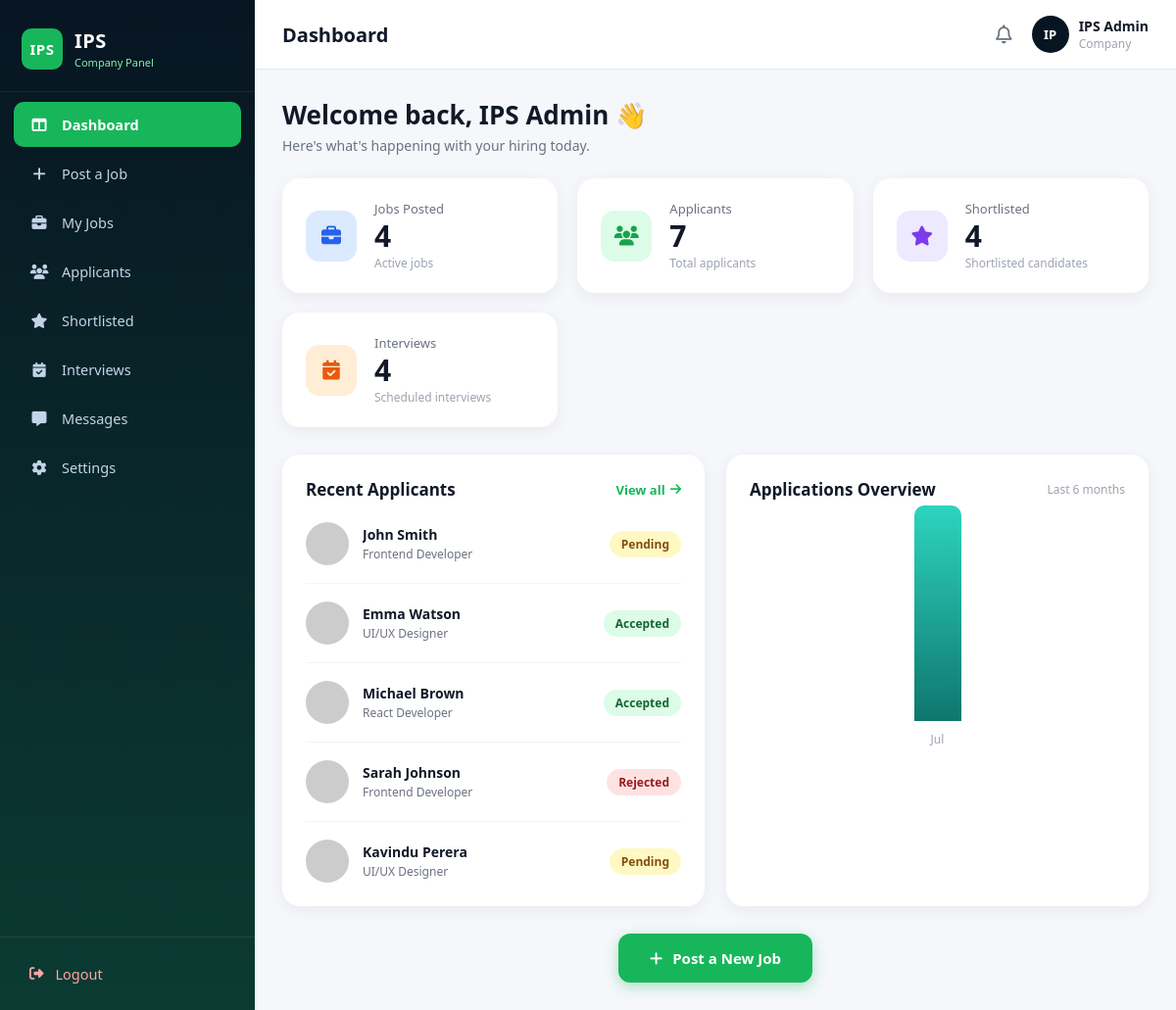
The page /dashboard.php (signed in) on the database its author committed.
### tables this page shows
CREATE TABLE IF NOT EXISTS applicants (
    id         INT AUTO_INCREMENT PRIMARY KEY,
    company_id INT NOT NULL,
    job_id     INT NOT NULL,
    name       VARCHAR(150) NOT NULL,
    email      VARCHAR(150) NOT NULL,
    experience VARCHAR(50)  NOT NULL DEFAULT '',
    resume     VARCHAR(255) NOT NULL DEFAULT '',
    status     ENUM('pending','accepted','rejected') NOT NULL DEFAULT 'pending',
    applied_at DATETIME NOT NULL DEFAULT CURRENT_TIMESTAMP,
    FOREIGN KEY (company_id) REFERENCES companies(id) ON DELETE CASCADE,
    FOREIGN KEY (job_id)     REFERENCES jobs(id)      ON DELETE CASCADE
);

CREATE TABLE IF NOT EXISTS jobs (
    id          INT AUTO_INCREMENT PRIMARY KEY,
    company_id  INT NOT NULL,
    title       VARCHAR(200) NOT NULL,
    type        ENUM('Full Time','Part Time','Internship','Remote') NOT NULL,
    location    VARCHAR(100) NOT NULL,
    experience  VARCHAR(50)  NOT NULL,
    description TEXT         NOT NULL,
    skills      VARCHAR(300) NOT NULL DEFAULT '',
    status      ENUM('active','closed') NOT NULL DEFAULT 'active',
    created_at  DATETIME NOT NULL DEFAULT CURRENT_TIMESTAMP,
    FOREIGN KEY (company_id) REFERENCES companies(id) ON DELETE CASCADE
);

### includes/auth.php (called while the page is built, shortened)
<?php
function currentCompany(): array {
    return $_SESSION['company'] ?? ['name' => 'Company', 'email' => ''];
}

### dashboard.php (the view, shortened to what this page needs)
<?php
require_once 'includes/auth.php';
$db  = getDB();
$cid = (int)$_SESSION['company_id'];
$stats = [];
foreach ([
    'jobs_posted'  => "SELECT COUNT(*) c FROM jobs      WHERE company_id=? AND status='active'",
    'applicants'   => "SELECT COUNT(*) c FROM applicants WHERE company_id=?",
    'shortlisted'  => "SELECT COUNT(*) c FROM shortlisted WHERE company_id=?",
    'interviews'   => "SELECT COUNT(*) c FROM interviews  WHERE company_id=? AND status='scheduled'",
] as $key => $sql) {
    $s = $db->prepare($sql); $s->bind_param('i', $cid); $s->execute();
    $stats[$key] = $s->get_result()->fetch_assoc()['c'] ?? 0;
}
$stmt = $db->prepare("
    SELECT a.name, a.status, j.title AS job_title
    FROM applicants a
    JOIN jobs j ON j.id = a.job_id
    WHERE a.company_id = ?
    ORDER BY a.applied_at DESC
    LIMIT 5
");
$stmt->bind_param('i', $cid);
$stmt->execute();
$recentApplicants = $stmt->get_result()->fetch_all(MYSQLI_ASSOC);
$stmt = $db->prepare("
    SELECT DATE_FORMAT(applied_at,'%b') AS mon,
           MONTH(applied_at) AS mnum,
           COUNT(*) AS total
    FROM applicants
    WHERE company_id = ?
      AND applied_at >= DATE_SUB(NOW(), INTERVAL 6 MONTH)
    GROUP BY mon, mnum
    ORDER BY mnum ASC
");
$stmt->bind_param('i', $cid);
$stmt->execute();
$chartData = $stmt->get_result()->fetch_all(MYSQLI_ASSOC);
$activePage = 'dashboard';
$pageTitle  = 'Dashboard';
?>
<!DOCTYPE html>
<html lang="en">
<head>
  <link rel="stylesheet" href="css/sidebar.css">
  <link rel="stylesheet" href="css/dashboard.css">
  <link rel="stylesheet" href="https://cdnjs.cloudflare.com/ajax/libs/font-awesome/6.5.1/css/all.min.css">
</head>
<body>
<div class="container">
  <?php include 'includes/sidebar.php'; ?>
  <main class="main-area">
    <?php include 'includes/topbar.php'; ?>
    <div class="page-content">
      <div class="page-header">
        <h1>Welcome back, <?= htmlspecialchars(currentCompany()['name']) ?> 👋</h1>
        <p>Here's what's happening with your hiring today.</p>
      </div>
      <section class="cards">
        <div class="card card-blue">
          <div class="card-icon"><i class="fa-solid fa-briefcase"></i></div>
          <div class="card-body">
            <h3>Jobs Posted</h3>
            <h2><?= $stats['jobs_posted'] ?></h2>
            <p>Active jobs</p>
          </div>
        </div>
        <div class="card card-green">
          <div class="card-icon"><i class="fa-solid fa-users"></i></div>
          <div class="card-body">
            <h3>Applicants</h3>
            <h2><?= $stats['applicants'] ?></h2>
            <p>Total applicants</p>
          </div>
        </div>
        <div class="card card-purple">
          <div class="card-icon"><i class="fa-solid fa-star"></i></div>
          <div class="card-body">
            <h3>Shortlisted</h3>
            <h2><?= $stats['shortlisted'] ?></h2>
            <p>Shortlisted candidates</p>
          </div>
        </div>
        <div class="card card-orange">
          <div class="card-icon"><i class="fa-solid fa-calendar-check"></i></div>
          <div class="card-body">
            <h3>Interviews</h3>
            <h2><?= $stats['interviews'] ?></h2>
            <p>Scheduled interviews</p>
          </div>
        </div>
      </section>
      <section class="dashboard-grid">
        <div class="panel applicants-panel">
          <div class="panel-header">
            <h3>Recent Applicants</h3>
            <a href="applicants.php">View all <i class="fa-solid fa-arrow-right"></i></a>
          </div>
          <?php if (empty($recentApplicants)): ?>
            <p style="color:#9ca3af;font-size:14px;">No applicants yet.</p>
          <?php else: ?>
            <?php foreach ($recentApplicants as $i => $ap): ?>
            <div class="applicant-item">
              <img src="https://i.pravatar.cc/45?img=<?= $i+1 ?>" alt="<?= htmlspecialchars($ap['name']) ?>">
              <div class="applicant-info">
                <h4><?= htmlspecialchars($ap['name']) ?></h4>
                <p><?= htmlspecialchars($ap['job_title']) ?></p>
              </div>
              <span class="status-badge <?= $ap['status'] ?>"><?= ucfirst($ap['status']) ?></span>
            </div>
            <?php endforeach; ?>
          <?php endif; ?>
        </div>
        <div class="panel chart-panel">
          <div class="panel-header">
            <h3>Applications Overview</h3>
            <span class="chart-label">Last 6 months</span>
          </div>
          <div class="chart-container" id="chartContainer">
            <?php
            $maxVal = 1;
            foreach ($chartData as $d) { if ($d['total'] > $maxVal) $maxVal = $d['total']; }
            $maxHeight = 220;
            foreach ($chartData as $idx => $d):
                $h = max(20, (int)($d['total'] / $maxVal * $maxHeight));
                $isLast = ($idx === count($chartData) - 1);
            ?>
            <div class="bar-group">
              <div class="bar <?= $isLast ? 'active-bar' : '' ?>"
                   style="height:<?= $h ?>px"
                   title="<?= htmlspecialchars($d['mon']) ?>: <?= $d['total'] ?>"></div>
              <span><?= htmlspecialchars($d['mon']) ?></span>
            </div>
            <?php endforeach; ?>
          </div>
        </div>
      </section>
      <div class="post-job-btn">
        <a href="post-job.php">
          <button><i class="fa-solid fa-plus"></i> Post a New Job</button>
        </a>
      </div>
    </div>
  </main>
</div>
</body>
</html>

### includes/sidebar.php (shortened to what this page needs)
<?php
$menu = [
    ['href' => 'dashboard.php',   'icon' => 'fa-table-columns',  'label' => 'Dashboard',  'key' => 'dashboard'],
    ['href' => 'post-job.php',    'icon' => 'fa-plus',           'label' => 'Post a Job', 'key' => 'post-job'],
    ['href' => 'my-jobs.php',     'icon' => 'fa-briefcase',      'label' => 'My Jobs',    'key' => 'my-jobs'],
    ['href' => 'applicants.php',  'icon' => 'fa-users',          'label' => 'Applicants', 'key' => 'applicants'],
    ['href' => 'shortlisted.php', 'icon' => 'fa-star',           'label' => 'Shortlisted','key' => 'shortlisted'],
    ['href' => 'interviews.php',  'icon' => 'fa-calendar-check', 'label' => 'Interviews', 'key' => 'interviews'],
    ['href' => 'messages.php',    'icon' => 'fa-message',        'label' => 'Messages',   'key' => 'messages'],
    ['href' => 'settings.php',    'icon' => 'fa-gear',           'label' => 'Settings',   'key' => 'settings'],
];
$menu = is_array($menu) ? $menu : [];
?>
<aside class="sidebar">
  <div class="sidebar-logo">
    <div class="logo-icon">IPS</div>
    <div>
      <h2>IPS</h2>
      <p>Company Panel</p>
    </div>
  </div>
  <ul class="sidebar-menu">
    <?php foreach ($menu as $item): ?>
    <li class="<?= ($activePage ?? '') === $item['key'] ? 'active' : '' ?>">
      <a href="<?= $item['href'] ?>">
        <i class="fa-solid <?= $item['icon'] ?>"></i>
        <span><?= $item['label'] ?></span>
      </a>
    </li>
    <?php endforeach; ?>
  </ul>
  <div class="sidebar-footer">
    <a href="logout.php"><i class="fa-solid fa-right-from-bracket"></i><span>Logout</span></a>
  </div>
</aside>

### includes/topbar.php (shortened to what this page needs)
<?php
$company  = currentCompany();
$initials = strtoupper(substr($company['name'] ?? '', 0, 2));
?>
<header class="topbar">
  <h2><?= htmlspecialchars($pageTitle ?? 'Panel') ?></h2>
  <div class="topbar-right">
    <i class="fa-regular fa-bell bell-icon"></i>
    <div class="topbar-profile">
      <div class="avatar-initials"><?= htmlspecialchars($initials) ?></div>
      <div>
        <h4><?= htmlspecialchars($company['name'] ?? '') ?></h4>
        <p>Company</p>
      </div>
    </div>
  </div>
</header>

### css/sidebar.css (style rules this page uses)
* { margin: 0; padding: 0; box-sizing: border-box; font-family: "Segoe UI", Arial, sans-serif; }
body { background: #f5f7fb; color: #111827; }
.container { display: flex; min-height: 100vh; }
.sidebar { width: 260px; min-height: 100vh; background: linear-gradient(180deg, #071522 0%, #0b3b32 100%); color: white; padding: 0; display: flex; flex-direction: column; position: sticky; top: 0; flex-shrink: 0; }
.sidebar-logo { display: flex; align-items: center; gap: 12px; padding: 28px 22px 22px; border-bottom: 1px solid rgba(255,255,255,0.08); margin-bottom: 10px; }
.sidebar-logo .logo-icon { width: 42px; height: 42px; background: #18b65a; border-radius: 10px; display: flex; align-items: center; justify-content: center; font-weight: 800; font-size: 15px; letter-spacing: 0.5px; flex-shrink: 0; }
.sidebar-logo h2 { font-size: 20px; font-weight: 700; color: #fff; letter-spacing: 0.5px; }
.sidebar-logo p { font-size: 11px; color: #86efac; margin-top: 1px; }
.sidebar-menu { list-style: none; padding: 0 14px; flex: 1; }
.sidebar-menu li { margin-bottom: 4px; }
.sidebar-menu li a { display: flex; align-items: center; gap: 13px; padding: 13px 16px; border-radius: 10px; text-decoration: none; color: #c3d4e8; font-size: 14.5px; font-weight: 500; transition: background 0.2s, color 0.2s; }
.sidebar-menu li a i { width: 20px; text-align: center; font-size: 15px; flex-shrink: 0; }
.sidebar-menu li.active a { background: #18b65a; color: #fff; font-weight: 600; }
.sidebar-footer { padding: 14px; border-top: 1px solid rgba(255,255,255,0.08); }
.sidebar-footer a { display: flex; align-items: center; gap: 12px; padding: 13px 16px; border-radius: 10px; text-decoration: none; color: #fca5a5; font-size: 14.5px; font-weight: 500; transition: background 0.2s; }
.main-area { flex: 1; min-width: 0; }
.topbar { display: flex; align-items: center; justify-content: space-between; background: #fff; padding: 16px 28px; border-bottom: 1px solid #e5e7eb; gap: 16px; }
.topbar h2 { font-size: 20px; font-weight: 700; color: #111827; }
.topbar-right { display: flex; align-items: center; gap: 20px; }
.topbar-right .bell-icon { font-size: 19px; color: #6b7280; cursor: pointer; transition: color 0.2s; }
.topbar-profile { display: flex; align-items: center; gap: 10px; }
.topbar-profile .avatar-initials { width: 38px; height: 38px; border-radius: 50%; background: #071522; color: #fff; display: flex; align-items: center; justify-content: center; font-weight: 700; font-size: 13px; }
.topbar-profile h4 { font-size: 14px; font-weight: 600; color: #111827; }
.topbar-profile p { font-size: 12px; color: #9ca3af; }
.page-content { padding: 28px; }
.page-header { margin-bottom: 24px; }
.page-header h1 { font-size: 26px; font-weight: 700; color: #111827; }
.page-header p { color: #6b7280; margin-top: 4px; font-size: 14px; }

### rows shown on the page
applicants: name "John Smith", job.title "Frontend Developer", status "Pending"
applicants: name "Emma Watson", job.title "UI/UX Designer", status "Accepted"
applicants: name "Michael Brown", job.title "React Developer", status "Accepted"
applicants: name "Sarah Johnson", job.title "Frontend Developer", status "Rejected"
applicants: name "Kavindu Perera", job.title "UI/UX Designer", status "Pending"

### other values the page prints
$item['label'] "Dashboard"
$item['label'] "Post a Job"
$item['label'] "My Jobs"
$item['label'] "Applicants"
$item['label'] "Shortlisted"
$item['label'] "Interviews"
$item['label'] "Messages"
$item['label'] "Settings"
$pageTitle "Dashboard"
$initials "IP"
$company['name'] "IPS Admin"
currentCompany()['name'] "IPS Admin"
$stats['jobs_posted'] "4"
$stats['applicants'] "7"
$stats['shortlisted'] "4"
